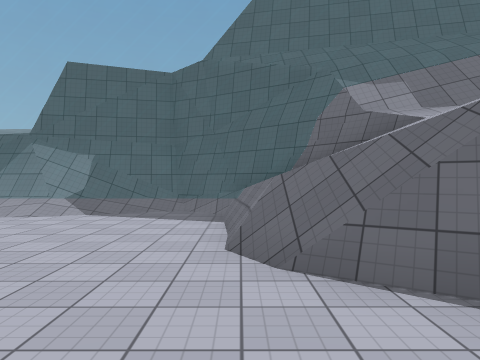
view 1 (above)

24 first-person views from a walk through a scene from a Unity 3-D project. The camera is 1.5 m above the floor, looks level and sees 70° across. The floor is counted in squares, 2 m on a side. Each view is taken from the middle of a square. On the plan, view 1 faces up. The plan holds only what a view shows up to about 11 squares ahead; the rest is blank. The place goes on beyond the plan. Surface patterns are stand-ins for the level's own textures.

view 2
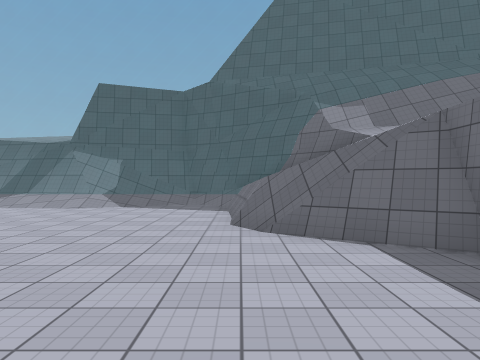

view 3
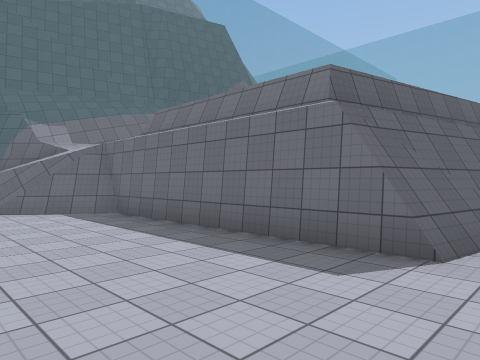

view 4
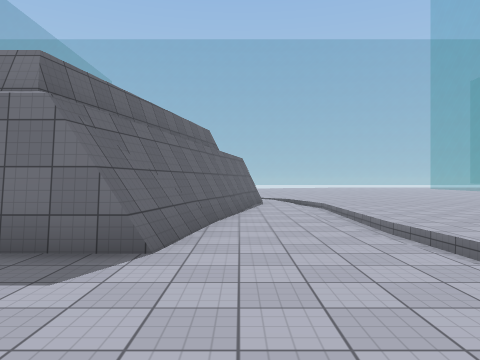

view 5
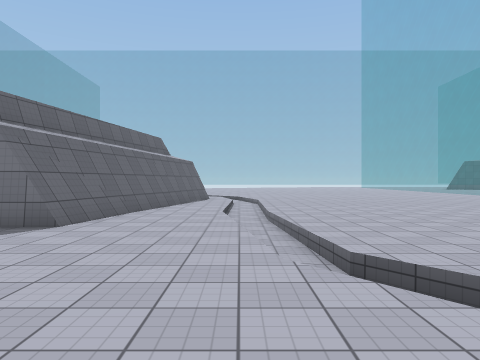

view 6
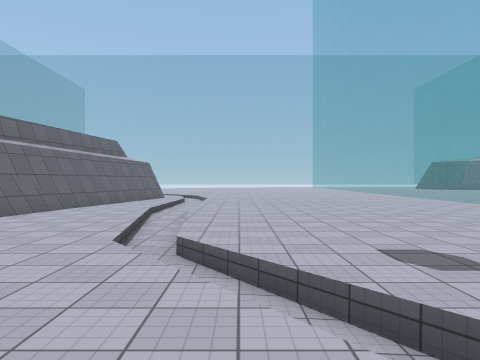

view 7
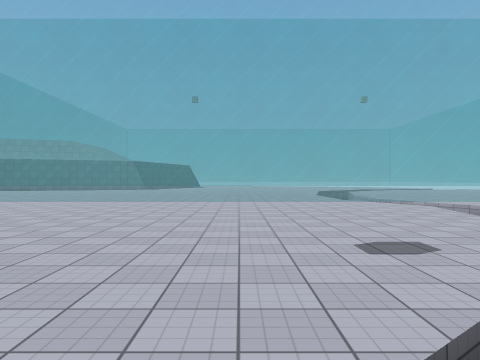

view 8
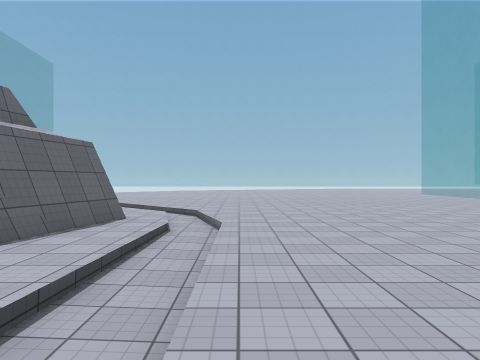

view 9
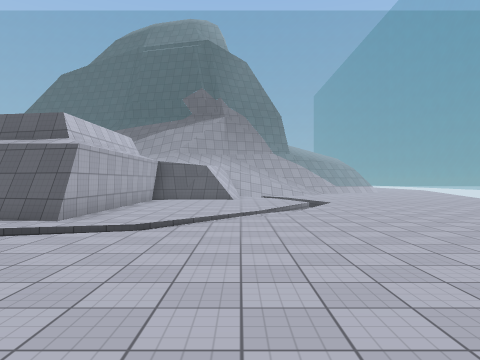

view 10
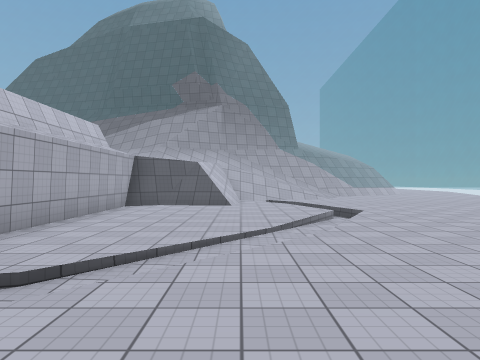

view 11
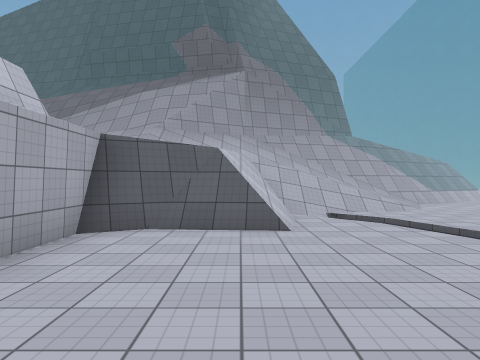

view 12
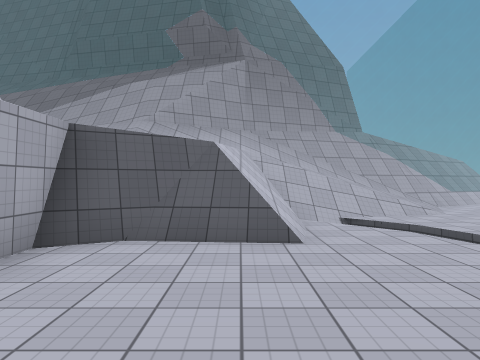

view 13
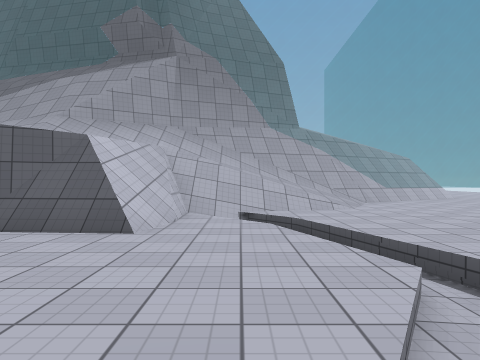

view 14
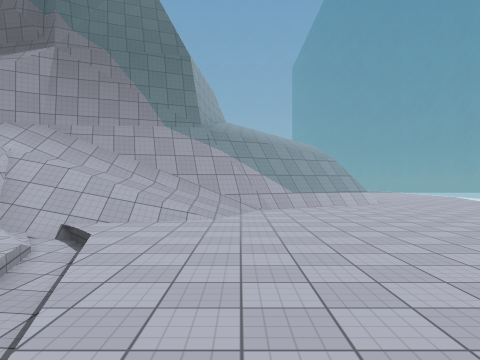

view 15
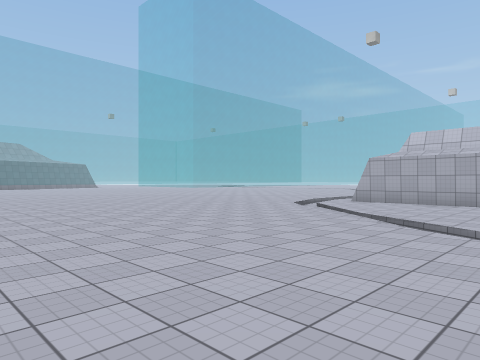

view 16
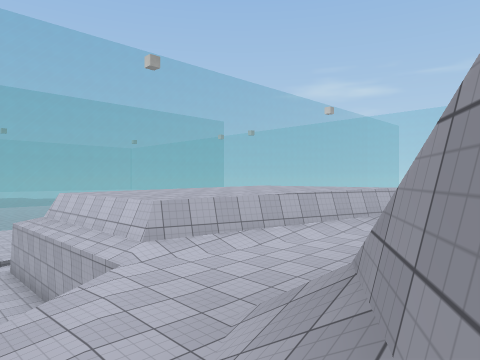

view 17
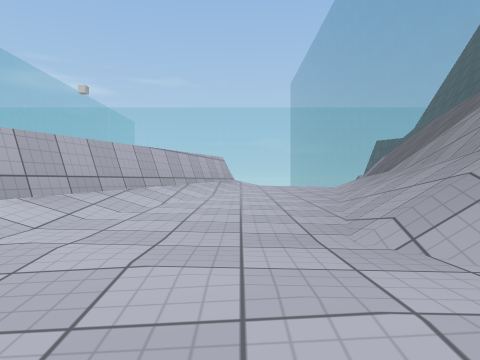

view 18
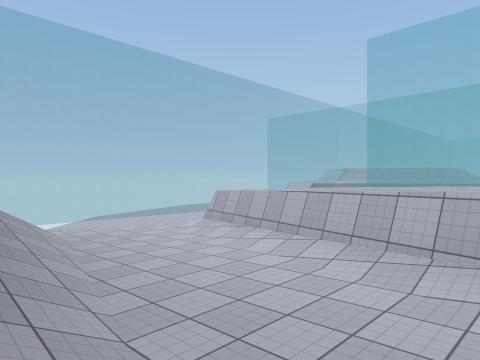

view 19
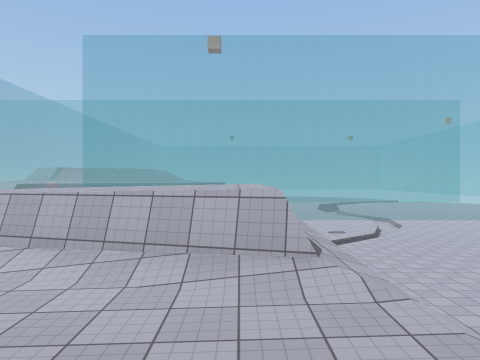

view 20
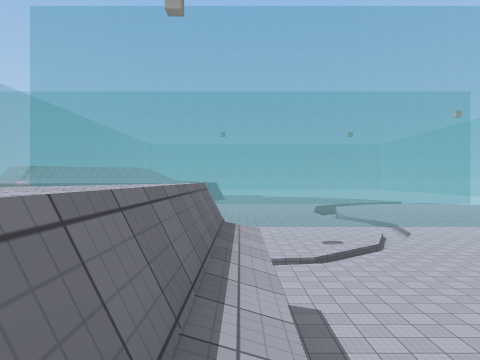

view 21
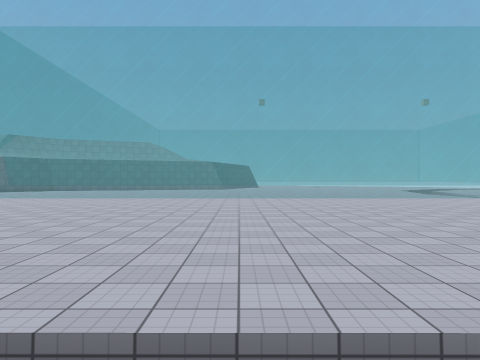

view 22
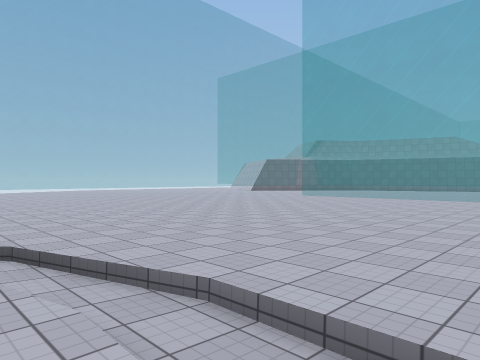

view 23
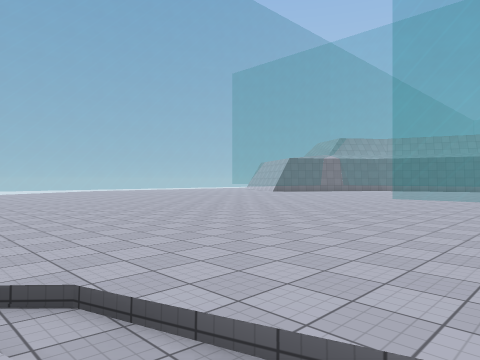

view 24
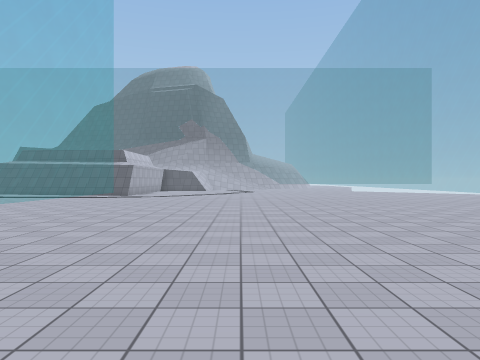

### Floor plan
Key: @ floor where view 1 was taken; # wall or solid block; x gap in a wall; . main floor; - floor 0.5 m lower than the main floor; : floor 2.75 m higher than the main floor; + floor 3 m higher than the main floor; * floor 3.25 m higher than the main floor; % floor 3.5 m higher than the main floor; / step, stairs or slope; = window, fence, low wall or low ledge; ^ raised ledge; v drop or lower ground.
Columns run from 4 left of view 1 to 23 right of it. Each row starts with its distance up from view 1.
  9  ===
  8 =====     ==            ===
  7 ===========  ======    =====
  6 ....=/=//////////##^####...=
  5 ....v///////////#//////....=
  4 ....#//***/////=//////.....
  3 ....///%****++///////......
  2  .....#///***++::/=//......
  1   ...../^^^///++##///.....
  0   ..@../^^^^^^x#.=../.....
 -1    ..../^^^^^^^.....//... .
 -2    ..../^^^^^^^.....//....
 -3   .....#^^^^^^^...../......
 -4   .....##^^^^^^....//......
 -5  ......####v#^^...//......
 -6  ..........####..//.......
 -7  ...............//........
 -8 ......///-------/.........
 -9 ...//////..................
-10 ..///......................
-11  /=.......................
-12   .........................
-13  /.........................=
-14  ================..........
-15 #================..........
-16 =================.........
-17 =================........
-18 ============= ===........
-19 v............ ..........
-20                   .....
-21                   .....
-22                    ...
-23                     .

Positions as (right, up) in squares from view 1, and headings:
1: (0, 0), facing up
2: (0, -2), facing up
3: (-1, -6), facing up-right
4: (-1, -6), facing right
5: (-3, -8), facing right
6: (-4, -10), facing right
7: (1, -8), facing down
8: (4, -9), facing right
9: (14, -13), facing up
10: (14, -10), facing up
11: (13, -5), facing up
12: (13, -4), facing up
13: (15, -4), facing up
14: (18, -3), facing up
15: (22, -1), facing down-left
16: (13, 5), facing down-left
17: (13, 2), facing left
18: (4, 5), facing down-right
19: (4, 5), facing down
20: (3, 2), facing down
21: (7, -7), facing down
22: (8, -7), facing down-right
23: (10, -7), facing down-right
24: (16, -23), facing up
